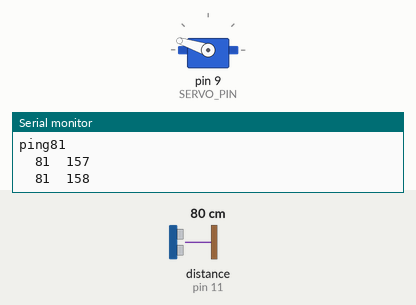
Recording of a sketch running on a simulated Arduino Mega 2560, built with avr-gcc and run on an emulated ATmega2560. Shown: servo, the last lines printed to the serial monitor. The test bench sets the inputs (shaded band); at power-on: distance to the obstacle (sensor on pin 11) 80 cm. The echo pulse lasts 58.3 µs per cm.

Above: at 1.2 s.
1.3 s: distance to the obstacle (sensor on pin 11) set to 120 cm
At 1.7 s:
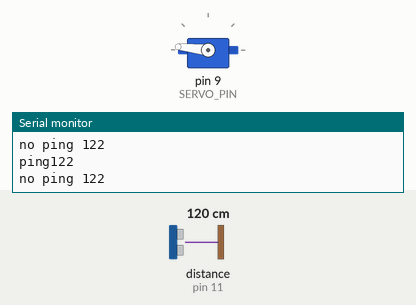
2.9 s: distance to the obstacle (sensor on pin 11) set to 2 cm
At 3.98 s:
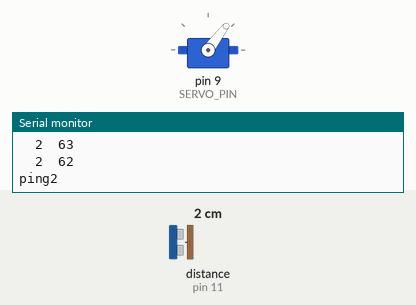
5.9 s: distance to the obstacle (sensor on pin 11) set to 60 cm
11.9 s: distance to the obstacle (sensor on pin 11) set to 250 cm
At 12.9 s:
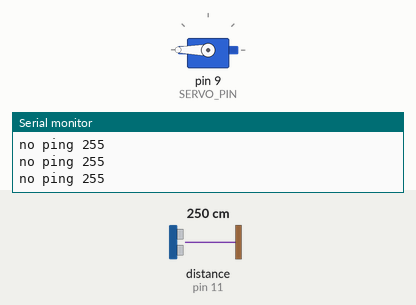
Timing chart, 0 to 14.4 s (numbered marks = the images above; inputs shaded):
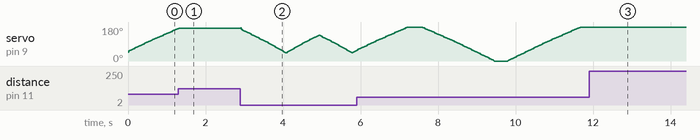

The sketch:

servoSweepRange2.ino
```cpp
// Range finder stuff
#include <NewPing.h>
#define TRIGGER_PIN  12  // Arduino pin tied to trigger pin on the ultrasonic sensor.
#define ECHO_PIN     11  // Arduino pin tied to echo pin on the ultrasonic sensor.
#define MAX_DISTANCE 300 // Maximum distance we want to ping for (in centimeters). Maximum sensor distance is rated at 400-500cm.


NewPing sonar(TRIGGER_PIN, ECHO_PIN, MAX_DISTANCE); // NewPing setup of pins and maximum distance.

// servo stuff
#include <Servo.h>
#define SERVO_PIN 9
Servo myservo;

 // constants and variables for servos
#define SERVO_MIN 45
#define SERVO_MAX 135
#define SERVO_CENTER 90
#define PING_INTERVAL 50

int pos = SERVO_MIN;
int dir = 1;
int pingDelayCount = 999;
int servoMin = SERVO_MIN+100;
int servoMax = SERVO_MAX-100;
unsigned int cm;

unsigned int myDelay;
void setup() {
  myservo.attach(SERVO_PIN);  // attaches the servo on pin 9 to the servo object
    Serial.begin(9600);
}


void loop() {

  if (pingDelayCount > PING_INTERVAL) {
    pingDelayCount = 0;
    cm = sonar.ping_cm();
    servoMin = SERVO_MIN - cm;
    servoMax = SERVO_MAX + cm;
    Serial.print("ping");
    Serial.println(cm);
  }

  if (cm == 0 || cm > 90) {
    //pos = SERVO_CENTER;
    //myservo.write(pos);
    pingDelayCount += 20;
    Serial.print("no ping ");
    Serial.println(cm);
    delay(20);
    return;
  }

  pos += dir;
  if (pos >= servoMax) {
    dir = -1;
  } else if (pos <= servoMin) {
    dir = 1;
  }
  myservo.write(pos);

 /*
  if (cm < 90) {
    myDelay = cm;
  }
  */

  Serial.print ("\t");
  Serial.print (cm);
  Serial.print ("\t");
  Serial.print (pos);
  Serial.print ("\n");

  //delay(myDelay);
//  pingDelayCount += myDelay;
  pingDelayCount += 20;

}
```

Measured:
- after the input at 1.3 s, servo on pin 9 (SERVO_PIN): goes on until 1.3 s, then stays 174°
- after the input at 11.9 s, servo on pin 9 (SERVO_PIN): stops changing and stays 180°
